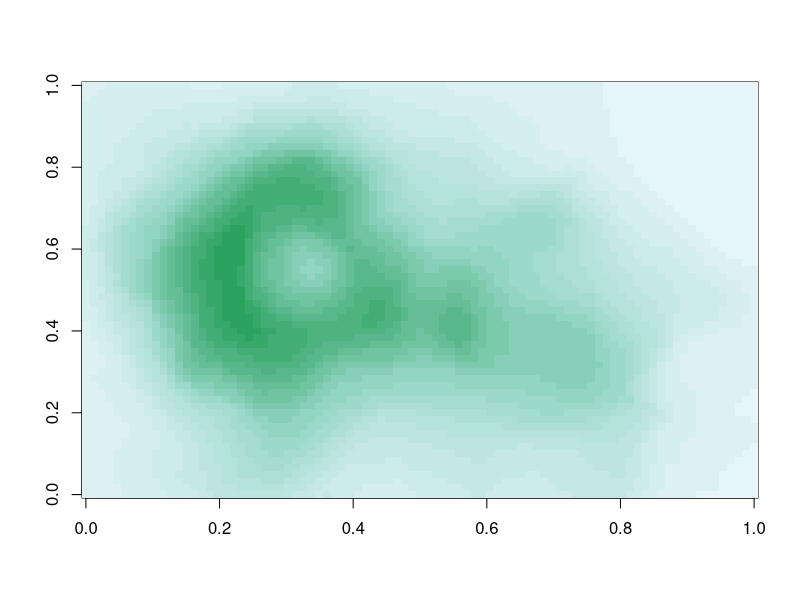
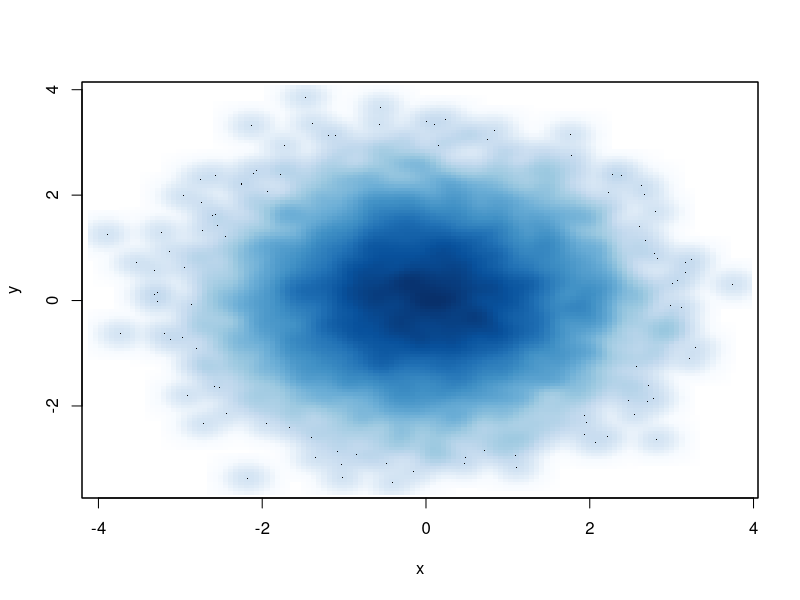

The R script that drew these images, in order:
##Plotting and Color
pal <- colorRamp(c("red", "blue"))

##all red
pal(0)

##all blue
pal(1)

#blend
pal(0.5)

#sequence of colors from red to blue
pal(seq(0,1, len = 10))

##colorRampPalette
pal <- colorRampPalette(c("red", "yellow"))
pal(2)

#interpolate from red to yellow
pal(10)

##RColorBrewer!!
library(RColorBrewer)
cols <- brewer.pal(3, "BuGn")
cols
pal <- colorRampPalette(cols)
image(volcano, col = pal(20))

##smoothScatter
x <- rnorm(10000)
y <- rnorm(10000)
smoothScatter(x, y)



